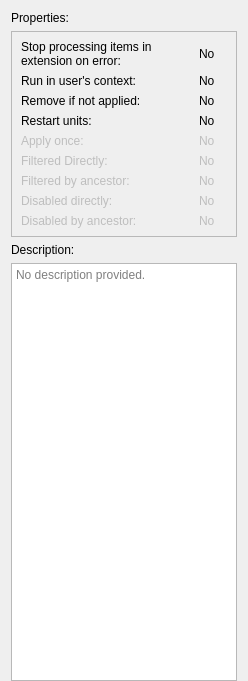
<?xml version="1.0" encoding="UTF-8"?>
<ui version="4.0">
 <class>PropertiesWidget</class>
 <widget class="QWidget" name="PropertiesWidget">
  <property name="geometry">
   <rect>
    <x>0</x>
    <y>0</y>
    <width>248</width>
    <height>681</height>
   </rect>
  </property>
  <property name="windowTitle">
   <string>Form</string>
  </property>
  <layout class="QVBoxLayout" name="verticalLayout">
   <property name="bottomMargin">
    <number>0</number>
   </property>
   <item>
    <widget class="QLabel" name="propertiesLabel">
     <property name="text">
      <string>Properties:</string>
     </property>
    </widget>
   </item>
   <item>
    <widget class="QFrame" name="propertiesFrame">
     <property name="enabled">
      <bool>true</bool>
     </property>
     <property name="frameShape">
      <enum>QFrame::Shape::StyledPanel</enum>
     </property>
     <layout class="QGridLayout">
      <property name="topMargin">
       <number>8</number>
      </property>
      <property name="rightMargin">
       <number>8</number>
      </property>
      <property name="bottomMargin">
       <number>8</number>
      </property>
      <item row="2" column="0">
       <widget class="QLabel" name="removeIfNotAppliedLabel">
        <property name="sizePolicy">
         <sizepolicy hsizetype="Preferred" vsizetype="Preferred">
          <horstretch>6</horstretch>
          <verstretch>0</verstretch>
         </sizepolicy>
        </property>
        <property name="text">
         <string>Remove if not applied:</string>
        </property>
        <property name="wordWrap">
         <bool>true</bool>
        </property>
       </widget>
      </item>
      <item row="6" column="1">
       <widget class="QLabel" name="filteredByAncestorStatusLabel">
        <property name="enabled">
         <bool>false</bool>
        </property>
        <property name="sizePolicy">
         <sizepolicy hsizetype="Preferred" vsizetype="Preferred">
          <horstretch>1</horstretch>
          <verstretch>0</verstretch>
         </sizepolicy>
        </property>
        <property name="text">
         <string>No</string>
        </property>
       </widget>
      </item>
      <item row="4" column="0">
       <widget class="QLabel" name="applyOnceLabel">
        <property name="enabled">
         <bool>false</bool>
        </property>
        <property name="sizePolicy">
         <sizepolicy hsizetype="Preferred" vsizetype="Preferred">
          <horstretch>6</horstretch>
          <verstretch>0</verstretch>
         </sizepolicy>
        </property>
        <property name="text">
         <string>Apply once:</string>
        </property>
        <property name="wordWrap">
         <bool>true</bool>
        </property>
       </widget>
      </item>
      <item row="0" column="0">
       <widget class="QLabel" name="stopProcessingLabel">
        <property name="sizePolicy">
         <sizepolicy hsizetype="Preferred" vsizetype="Preferred">
          <horstretch>6</horstretch>
          <verstretch>0</verstretch>
         </sizepolicy>
        </property>
        <property name="text">
         <string>Stop processing items in extension on error:</string>
        </property>
        <property name="wordWrap">
         <bool>true</bool>
        </property>
       </widget>
      </item>
      <item row="1" column="0">
       <widget class="QLabel" name="runInUsersContextLabel">
        <property name="sizePolicy">
         <sizepolicy hsizetype="Preferred" vsizetype="Preferred">
          <horstretch>6</horstretch>
          <verstretch>0</verstretch>
         </sizepolicy>
        </property>
        <property name="text">
         <string>Run in user's context:</string>
        </property>
        <property name="wordWrap">
         <bool>true</bool>
        </property>
       </widget>
      </item>
      <item row="1" column="1">
       <widget class="QLabel" name="runInUsersContextStatusLabel">
        <property name="sizePolicy">
         <sizepolicy hsizetype="Preferred" vsizetype="Preferred">
          <horstretch>1</horstretch>
          <verstretch>0</verstretch>
         </sizepolicy>
        </property>
        <property name="text">
         <string>No</string>
        </property>
       </widget>
      </item>
      <item row="5" column="1">
       <widget class="QLabel" name="filteredDirectlyStatusLabel">
        <property name="enabled">
         <bool>false</bool>
        </property>
        <property name="sizePolicy">
         <sizepolicy hsizetype="Preferred" vsizetype="Preferred">
          <horstretch>1</horstretch>
          <verstretch>0</verstretch>
         </sizepolicy>
        </property>
        <property name="text">
         <string>No</string>
        </property>
       </widget>
      </item>
      <item row="4" column="1">
       <widget class="QLabel" name="applyOnceStatusLabel">
        <property name="enabled">
         <bool>false</bool>
        </property>
        <property name="sizePolicy">
         <sizepolicy hsizetype="Preferred" vsizetype="Preferred">
          <horstretch>1</horstretch>
          <verstretch>0</verstretch>
         </sizepolicy>
        </property>
        <property name="text">
         <string>No</string>
        </property>
       </widget>
      </item>
      <item row="5" column="0">
       <widget class="QLabel" name="filteredDirectlyLabel">
        <property name="enabled">
         <bool>false</bool>
        </property>
        <property name="sizePolicy">
         <sizepolicy hsizetype="Preferred" vsizetype="Preferred">
          <horstretch>6</horstretch>
          <verstretch>0</verstretch>
         </sizepolicy>
        </property>
        <property name="text">
         <string>Filtered Directly:</string>
        </property>
        <property name="wordWrap">
         <bool>true</bool>
        </property>
       </widget>
      </item>
      <item row="7" column="0">
       <widget class="QLabel" name="disabledDirectlyLabel">
        <property name="enabled">
         <bool>false</bool>
        </property>
        <property name="sizePolicy">
         <sizepolicy hsizetype="Preferred" vsizetype="Preferred">
          <horstretch>6</horstretch>
          <verstretch>0</verstretch>
         </sizepolicy>
        </property>
        <property name="text">
         <string>Disabled directly:</string>
        </property>
        <property name="wordWrap">
         <bool>true</bool>
        </property>
       </widget>
      </item>
      <item row="6" column="0">
       <widget class="QLabel" name="filteredByAncestorLabel">
        <property name="enabled">
         <bool>false</bool>
        </property>
        <property name="sizePolicy">
         <sizepolicy hsizetype="Preferred" vsizetype="Preferred">
          <horstretch>6</horstretch>
          <verstretch>0</verstretch>
         </sizepolicy>
        </property>
        <property name="text">
         <string>Filtered by ancestor:</string>
        </property>
        <property name="wordWrap">
         <bool>true</bool>
        </property>
       </widget>
      </item>
      <item row="8" column="0">
       <widget class="QLabel" name="disabledByAncestorLabel">
        <property name="enabled">
         <bool>false</bool>
        </property>
        <property name="sizePolicy">
         <sizepolicy hsizetype="Preferred" vsizetype="Preferred">
          <horstretch>6</horstretch>
          <verstretch>0</verstretch>
         </sizepolicy>
        </property>
        <property name="text">
         <string>Disabled by ancestor:</string>
        </property>
        <property name="wordWrap">
         <bool>true</bool>
        </property>
       </widget>
      </item>
      <item row="8" column="1">
       <widget class="QLabel" name="disabledByAncestorStatusLabel">
        <property name="enabled">
         <bool>false</bool>
        </property>
        <property name="sizePolicy">
         <sizepolicy hsizetype="Preferred" vsizetype="Preferred">
          <horstretch>1</horstretch>
          <verstretch>0</verstretch>
         </sizepolicy>
        </property>
        <property name="text">
         <string>No</string>
        </property>
       </widget>
      </item>
      <item row="2" column="1">
       <widget class="QLabel" name="removeIfNotAppliedStatusLabel">
        <property name="sizePolicy">
         <sizepolicy hsizetype="Preferred" vsizetype="Preferred">
          <horstretch>1</horstretch>
          <verstretch>0</verstretch>
         </sizepolicy>
        </property>
        <property name="text">
         <string>No</string>
        </property>
       </widget>
      </item>
      <item row="0" column="1">
       <widget class="QLabel" name="stopProcessingStatusLabel">
        <property name="sizePolicy">
         <sizepolicy hsizetype="Preferred" vsizetype="Preferred">
          <horstretch>1</horstretch>
          <verstretch>0</verstretch>
         </sizepolicy>
        </property>
        <property name="text">
         <string>No</string>
        </property>
       </widget>
      </item>
      <item row="7" column="1">
       <widget class="QLabel" name="disabledDirectlyStatusLabel">
        <property name="enabled">
         <bool>false</bool>
        </property>
        <property name="sizePolicy">
         <sizepolicy hsizetype="Preferred" vsizetype="Preferred">
          <horstretch>1</horstretch>
          <verstretch>0</verstretch>
         </sizepolicy>
        </property>
        <property name="text">
         <string>No</string>
        </property>
       </widget>
      </item>
      <item row="3" column="0">
       <widget class="QLabel" name="restartUnitsLabel">
        <property name="text">
         <string>Restart units:</string>
        </property>
       </widget>
      </item>
      <item row="3" column="1">
       <widget class="QLabel" name="restartUnitsStatusLabel">
        <property name="text">
         <string>No</string>
        </property>
       </widget>
      </item>
     </layout>
    </widget>
   </item>
   <item>
    <widget class="QLabel" name="descriptionLabel">
     <property name="text">
      <string>Description:</string>
     </property>
    </widget>
   </item>
   <item>
    <widget class="QPlainTextEdit" name="plainTextEdit">
     <property name="readOnly">
      <bool>true</bool>
     </property>
     <property name="placeholderText">
      <string>No description provided.</string>
     </property>
    </widget>
   </item>
  </layout>
 </widget>
 <resources/>
 <connections/>
</ui>
